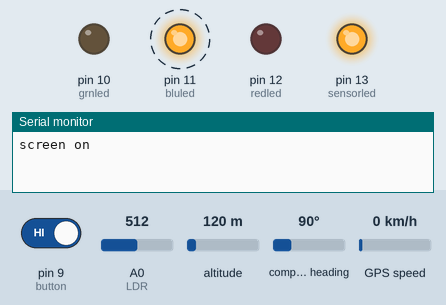
Simulated run of this sketch. Board: Arduino Uno, built with avr-gcc and run on an emulated ATmega328P. Shown: output pins drawn as LEDs (lit = HIGH), the last lines printed to the serial monitor. Dashed ring = blinking. The test bench sets the inputs (shaded band); at power-on: A0 (LDR) = 512, pin 9 (button) HIGH, altitude 120 m, compass heading 90°, GPS speed 0 km/h. The GPS gets a fix after 3 s at 37.7749, -122.4194 with 8 satellites.

Above: at 1.25 s.
1.3 s: A0 (LDR) set to 590
4.8 s: A0 (LDR) set to 610
At 6.6 s:
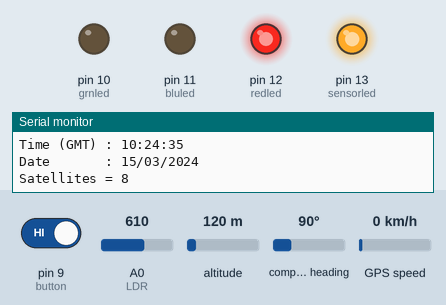
8.3 s: A0 (LDR) set to 511
At 8.55 s:
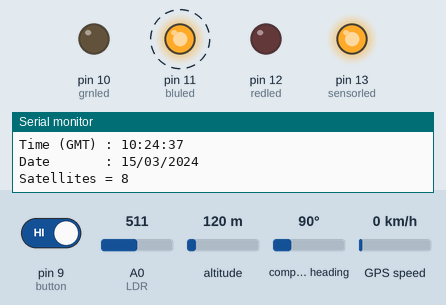
11.8 s: pin 9 (button) driven LOW
At 16.5 s:
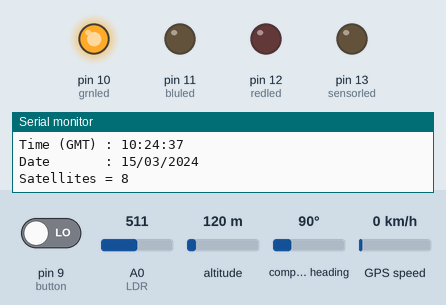
17.4 s: pin 9 (button) driven HIGH
At 17.65 s:
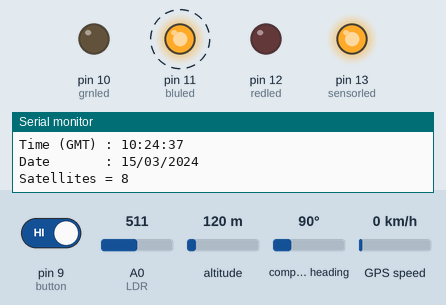
20.9 s: A0 (LDR) set to 716
At 22.8 s:
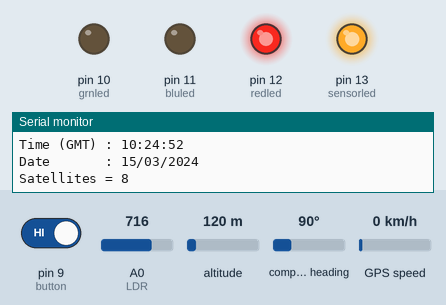
Timing chart, 0 to 25.4 s (numbered marks = the images above; inputs shaded):
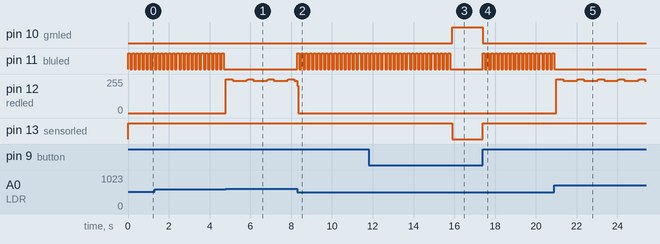

Measured:
- the behaviour switches between 600 and 601 on A0 (LDR) (found by bisection; images 0 and 1)
- after the input at 4.8 s, pin 11 (bluled): stops changing and stays LOW; pin 12 (redled): 0/255 → 255/255 at once, then repeats every 1.0 s: 241/255 0.68 s, 249/255 0.04 s, 255/255 0.28 s
- after the input at 8.3 s, pin 11 (bluled): alternates HIGH for 0.10 s and LOW for 0.10 s, starting at once
- after the input at 11.8 s, pin 10 (grnled): LOW → HIGH after 4.1 s; pin 11 (bluled): goes on until 15.8 s, then stays LOW; pin 13 (sensorled): HIGH → LOW after 4.1 s
- after the input at 17.4 s, pin 10 (grnled): HIGH → LOW at once; pin 11 (bluled): alternates HIGH for 0.10 s and LOW for 0.10 s, starting at once; pin 13 (sensorled): LOW → HIGH at once
- after the input at 20.9 s, pin 11 (bluled): goes on until 20.9 s, then stays LOW; pin 12 (redled): 0/255 → 255/255 after 0.10 s, then repeats every 1.0 s: 241/255 0.68 s, 249/255 0.04 s, 255/255 0.28 s
- by itself, pin 11 (bluled): alternates HIGH for 0.10 s and LOW for 0.10 s

The sketch:

Simulationcode.ino
```cpp
//for GPS
#include <TinyGPS++.h>           // Include TinyGPS++ library
#include <SoftwareSerial.h>      // Include software serial library

TinyGPSPlus gps;

#define S_RX    4                // Define software serial RX pin
#define S_TX    3                // Define software serial TX pin

SoftwareSerial SoftSerial(S_RX, S_TX);    // Configure SoftSerial library

const int LDR=A0;
const int sensorled=13 ;
const int redled=12 ;
const int bluled=11;
const int grnled=10;
const int button=9;


void setup()
{
  Serial.begin(9600);
  SoftSerial.begin(9600);
  Serial.print("screen on");
  pinMode(sensorled, OUTPUT);
  pinMode(redled, OUTPUT);
  pinMode(grnled, OUTPUT);
  pinMode(bluled, OUTPUT);
  pinMode(button, INPUT);
  pinMode (LDR, INPUT);

}

int counter =1 , x=20;
bool buttonRead = digitalRead(button);
int LDRvalue =0;

void loop() {


 if (!buttonRead)
 {
  buttonRead= digitalRead(button);
 }

 else
 {

digitalWrite(sensorled,HIGH);
 LDRvalue = analogRead(LDR);
 digitalWrite (redled, LOW);
 digitalWrite (grnled, LOW);

  //check if it's a Positive case
  if (LDRvalue>600&&counter<=x) // by assuming that the color change start when the sensor read is 600
  {
  digitalWrite (redled, HIGH);

  //Start GPS signal
 while (SoftSerial.available() > 0) {

    if (gps.encode(SoftSerial.read())) {

      if (gps.location.isValid()) {
        Serial.print("Latitude   = ");
        Serial.println(gps.location.lat(), 6);
        Serial.print("Longitude  = ");
        Serial.println(gps.location.lng(), 6);
      }
      else
        Serial.println("Location Invalid");

      if (gps.altitude.isValid()) {
        Serial.print("Altitude   = ");
        Serial.print(gps.altitude.meters());
        Serial.println(" meters");
      }
      else
        Serial.println("Altitude Invalid");

      if (gps.speed.isValid()) {
        Serial.print("Speed      = ");
        Serial.print(gps.speed.kmph());
        Serial.println(" kmph");
      }
      else
        Serial.println("Speed Invalid");

      if (gps.time.isValid()) {
        Serial.print("Time (GMT) : ");
        if(gps.time.hour() < 10)     Serial.print("0");
        Serial.print(gps.time.hour());
        Serial.print(":");
        if(gps.time.minute() < 10)   Serial.print("0");
        Serial.print(gps.time.minute());
        Serial.print(":");
        if(gps.time.second() < 10)   Serial.print("0");
        Serial.println(gps.time.second());
      }
      else
        Serial.println("Time Invalid");

      if (gps.date.isValid()) {
        Serial.print("Date       : ");
        if(gps.date.day() < 10)      Serial.print("0");
        Serial.print(gps.date.day());
        Serial.print("/");
        if(gps.date.month() < 10)    Serial.print("0");
        Serial.print(gps.date.month());
        Serial.print("/");
        Serial.println(gps.date.year());
      }
      else
        Serial.println("Date Invalid");

      if (gps.satellites.isValid()) {
        Serial.print("Satellites = ");
        Serial.println(gps.satellites.value());
      }
      else
        Serial.println("Satellites Invalid");

    }

  }
  buttonRead=0;
  }
  //check for the maximum time limit
  else if (LDRvalue<=600 && counter <=x)   //Still Processing
  {
    digitalWrite(bluled,HIGH);
    delay (100);
    digitalWrite(bluled,LOW);
    delay(100);
    counter++;

  }
  else  //negative case detection
  {
    digitalWrite (sensorled,LOW);
    digitalWrite (grnled,HIGH);
    counter=0;
    buttonRead=0;
  }
  }
}
```
